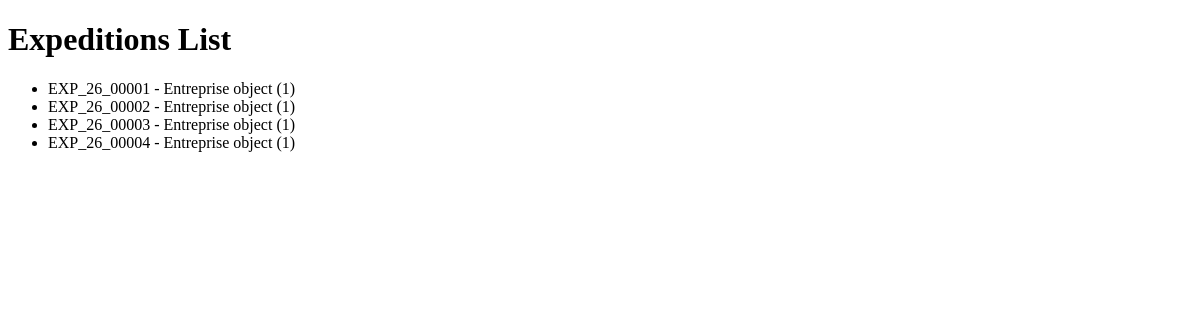
Before: /expedition/liste/ with the older database file.
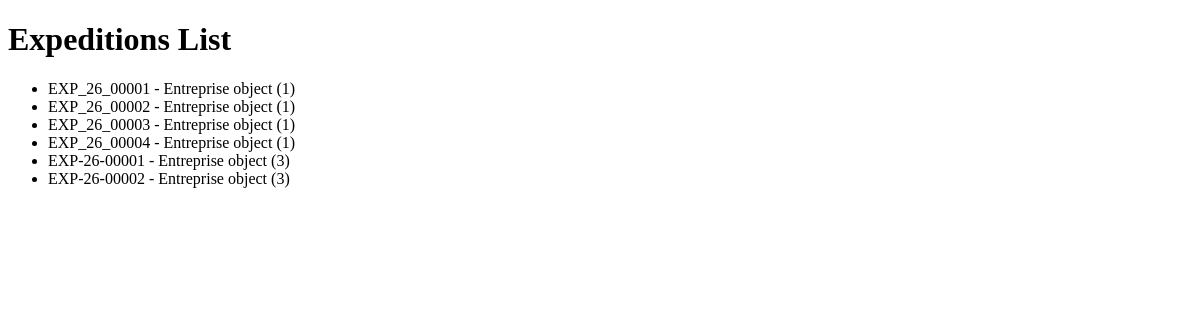
After: the same page with the newer database file.
### ExpeditionsApp/models.py (models this page shows, shortened)
class Expedition(models.Model):
    STATUT_CHOICES = [
        ('publiee', 'Publiée'),
        ('attribuee', 'Attribuée'),
        ('en_cours', 'En cours'),
        ('livree', 'Livrée'),
        ('annulee', 'Annulée'),
    ]
    reference = models.CharField(max_length=12, unique=True, editable=False)
    ville_depart = models.CharField(max_length=100)
    ville_arrivee = models.CharField(max_length=100)
    poids_kg = models.DecimalField(max_digits=10, decimal_places=2, validators=[MinValueValidator(Decimal('0.01'), message="Le poids doit etre superieur a 0.")])
    date_souhaitee = models.DateField()
    description = models.TextField(blank=True)
    statut = models.CharField(max_length=20, choices=STATUT_CHOICES, default='publiee')
    entreprise = models.ForeignKey('EntreprisesApp.Entreprise', on_delete=models.CASCADE, related_name='expeditions' )
    created_at = models.DateTimeField(auto_now_add=True)
    updated_at = models.DateTimeField(auto_now=True)

### EntreprisesApp/models.py (models this page shows)
class Entreprise(models.Model):
    raison_sociale = models.CharField(max_length=200, null=False, blank=False)
    matricule_fiscal = models.CharField(max_length=17, null=False, blank=False, unique=True, validators=[matricule_fiscal_validator])
    adresse = models.TextField(validators=[MinLengthValidator(20, "Ladresse doit contenir au moins 20 caracteres")])
    type_entreprise = models.CharField(max_length=100, choices=[('chargeur', 'Chargeur'), ('transporteur', 'Transporteur')])
    created_at = models.DateTimeField(auto_now_add=True)
    updated_at = models.DateTimeField(auto_now=True)
    gerant = models.OneToOneField(Utilisateur, on_delete=models.CASCADE, related_name='entreprise')

### ExpeditionsApp/views.py (the view)
# urls.py: path('liste/', listExpeditions, name='list_expedition'),
def listExpeditions(request):
    expeditions = Expedition.objects.all()
    return render(request, "expedition/liste.html", {'expeditions': expeditions})

### templates/expedition/liste.html (shortened to what this page needs)
<!DOCTYPE html>
<html lang="en">
<head>
</head>
<body>
    <h1>Expeditions List</h1>
<ul>
  {% for expedition in expeditions %}
    <li>
      {{ expedition.reference }} - {{ expedition.entreprise }}
    </li>
  {% endfor %}
</ul>
</body>
</html>

Changed rows visible on the page:
added Expedition: reference "EXP-26-00001", entreprise "Entreprise object (3)"
added Expedition: reference "EXP-26-00002", entreprise "Entreprise object (3)"
